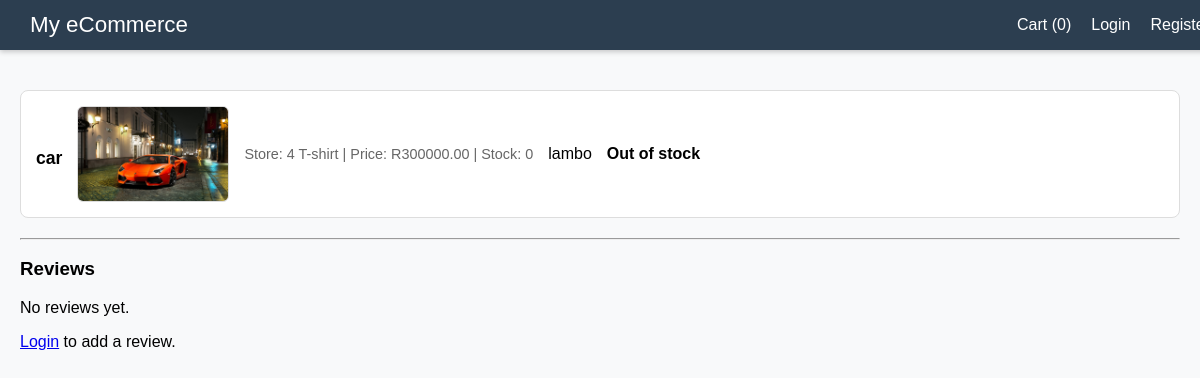
Screenshot of /products/2/ with the database file from the repository.
### ecommerce/models.py (models this page shows, shortened)
class Product(models.Model):
    store = models.ForeignKey(Store, on_delete=models.CASCADE, related_name='products')
    name = models.CharField(max_length=255)
    description = models.TextField()
    price = models.DecimalField(max_digits=10, decimal_places=2)
    stock = models.PositiveIntegerField(default=0)
    image = models.ImageField(upload_to='product_images/', blank=True, null=True)

class Store(models.Model):
    name = models.CharField(max_length=100)
    description = models.TextField(blank=True)
    logo = models.ImageField(upload_to="store_logos/", blank=True, null=True)
    vendor = models.ForeignKey(User, on_delete=models.CASCADE)

### ecommerce/views.py (the view)
# urls.py: path("products/<int:pk>/", views.product_detail, name="product_detail"),
def product_detail(request, pk):
    product = get_object_or_404(Product, pk=pk)
    reviews = product.reviews.select_related("user").all()
    return render(
        request,
        "ecommerce/product_detail.html",
        {"product": product, "reviews": reviews},
    )

### ecommerce/context_processors.py (called while the page is built)
def user_role(request):
    is_vendor = False
    if request.user.is_authenticated:
        is_vendor = request.user.groups.filter(name='Vendor').exists()
    return {
        'is_vendor': is_vendor,
    }

### ecommerce/templates/ecommerce/product_detail.html (shortened to what this page needs)
{% extends "ecommerce/index.html" %}
{% block content %}
<div class="card">
    <h2 class="product-title">{{ product.name }}</h2>
    {% if product.image %}
        <img class="product-image" src="{{ product.image.url }}" alt="{{ product.name }}">
    {% endif %}
    <div class="small">
        Store: {{ product.store.name }} | Price: R{{ product.price }} | Stock: {{ product.stock }}
    </div>
    <p>{{ product.description|default:"No description available." }}</p>
    {% if product.stock > 0 %}
    <form method="post" action="{% url 'ecommerce:add_to_cart' product.id %}">
        {% csrf_token %}
        <label for="quantity">Quantity:</label>
        <input type="number" name="quantity" id="quantity" value="1" min="1" max="{{ product.stock }}">
        <button type="submit">Add to Cart</button>
    </form>
    {% else %}
        <p><strong>Out of stock</strong></p>
    {% endif %}
</div>
<hr>
<h3>Reviews</h3>
{% if reviews %}
    {% for review in reviews %}
        <div class="card">
            <p>{{ review.text }}</p>
            <div class="small">By {{ review.user.username }} {% if review.verified %}(Verified Purchase){% endif %}</div>
        </div>
    {% endfor %}
{% else %}
    <p>No reviews yet.</p>
{% endif %}
{% if request.user.is_authenticated %}
    <a href="{% url 'ecommerce:add_review' product.id %}">
        <button>Add Review</button>
    </a>
{% else %}
    <p><a href="{% url 'ecommerce:login' %}">Login</a> to add a review.</p>
{% endif %}
{% endblock %}

### ecommerce/templates/ecommerce/index.html (shortened to what this page needs)
<!DOCTYPE html>
<html lang="en">
<head>
</head>
<body>
  <nav class="nav">
    <div class="logo">
      <a href="{% url 'ecommerce:product_list' %}">My eCommerce</a>
    </div>
    <div class="links">
      <a href="{% url 'ecommerce:view_cart' %}">Cart ({{ request.session.cart|length|default:"0" }})</a>
      {% if request.user.is_authenticated %}
        {% if is_vendor %}
          <a href="{% url 'ecommerce:vendor_dashboard' %}">Vendor Dashboard</a>
        {% endif %}
        <span class="small">Hi, {{ request.user.username }}</span>
        <a href="{% url 'ecommerce:logout' %}">Logout</a>
      {% else %}
        <a href="{% url 'ecommerce:login' %}">Login</a>
        <a href="{% url 'ecommerce:register' %}">Register</a>
      {% endif %}
    </div>
  </nav>
  <div class="container">
    {% block content %}{% endblock %}
  </div>
</body>
</html>

### ecommerce/templates/ecommerce/index.html (style rules this page uses)
body { font-family: Arial, Helvetica, sans-serif; margin: 0; padding: 0; background: #f8f9fa; }
.nav { background: #2c3e50; color: white; padding: 12px 20px; display: flex; align-items: center; justify-content: space-between; position: fixed; width: 100%; top: 0; z-index: 100; box-shadow: 0 2px 5px rgba(0,0,0,0.2); }
.nav .logo { font-weight: bold; font-size: 1.4rem; }
.nav a { color: white; text-decoration: none; margin: 0 10px; font-weight: 500; }
.nav .links { display: flex; align-items: center; }
.container { padding: 90px 20px 20px 20px; max-width: 1200px; margin: 0 auto; }
.card { background: white; border: 1px solid #ddd; padding: 15px; border-radius: 8px; margin-bottom: 20px; display: flex; gap: 15px; align-items: center; transition: transform 0.2s ease; }
.product-title { font-weight: bold; font-size: 1.1rem; margin-bottom: 6px; }
.small { font-size: 0.9rem; color: #666; }
.product-image { max-width: 150px; max-height: 150px; object-fit: cover; border-radius: 6px; border: 1px solid #ddd; }

### rows the page displays
Product: name "car", image (picture), store.name "4 T-shirt", price "300000.00", stock "0", description "lambo"

### other values shown
{{ request.session.cart|length|default:"0" }} "0"
